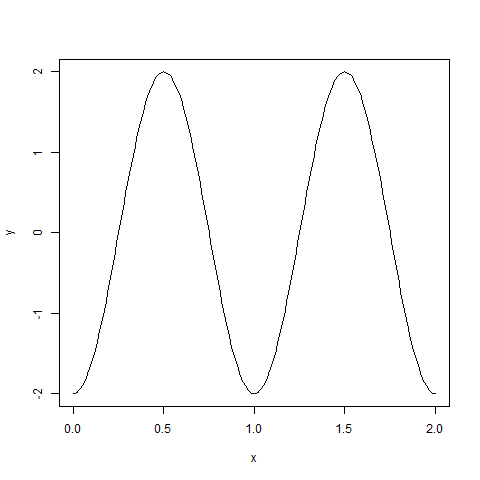

R code for this plot:
x = seq(0,2,by=0.01)
y = 2*sin(2*pi*(x-1/4))
plot(x, y, type='l')
